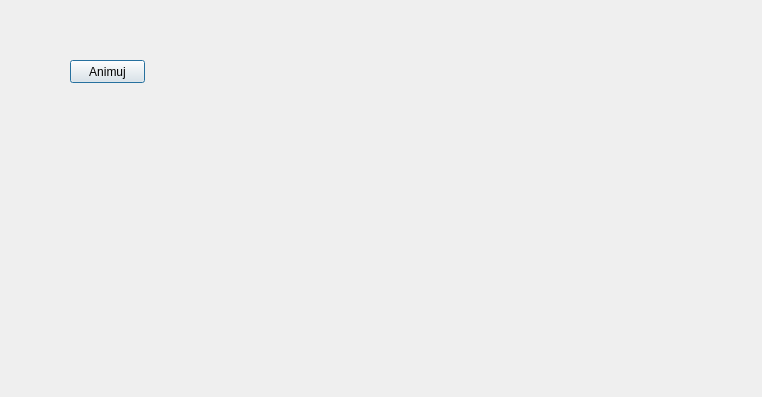
<?xml version="1.0" encoding="UTF-8"?>
<ui version="4.0">
 <class>Dialog</class>
 <widget class="QDialog" name="Dialog">
  <property name="geometry">
   <rect>
    <x>0</x>
    <y>0</y>
    <width>762</width>
    <height>397</height>
   </rect>
  </property>
  <property name="windowTitle">
   <string>Dialog</string>
  </property>
  <widget class="QLabel" name="labelPic">
   <property name="geometry">
    <rect>
     <x>270</x>
     <y>30</y>
     <width>71</width>
     <height>71</height>
    </rect>
   </property>
   <property name="text">
    <string/>
   </property>
   <property name="pixmap">
    <pixmap>wall.svg</pixmap>
   </property>
  </widget>
  <widget class="QPushButton" name="pushButtonPushDown">
   <property name="geometry">
    <rect>
     <x>70</x>
     <y>60</y>
     <width>75</width>
     <height>23</height>
    </rect>
   </property>
   <property name="text">
    <string>Animuj</string>
   </property>
  </widget>
 </widget>
 <resources/>
 <connections>
  <connection>
   <sender>pushButtonPushDown</sender>
   <signal>pressed()</signal>
   <receiver>Dialog</receiver>
   <slot>startAnimation()</slot>
   <hints>
    <hint type="sourcelabel">
     <x>111</x>
     <y>76</y>
    </hint>
    <hint type="destinationlabel">
     <x>108</x>
     <y>128</y>
    </hint>
   </hints>
  </connection>
 </connections>
 <slots>
  <slot>startAnimation()</slot>
 </slots>
</ui>
